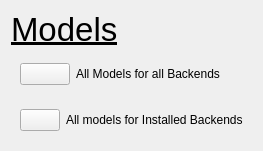
               <widget class="QWidget" name="modelSelectContainer" native="true">
                <layout class="QVBoxLayout" name="verticalLayout_15">
                 <item>
                  <widget class="QLabel" name="label_25">
                   <property name="font">
                    <font>
                     <pointsize>25</pointsize>
                     <underline>true</underline>
                    </font>
                   </property>
                   <property name="text">
                    <string>Models</string>
                   </property>
                  </widget>
                 </item>
                 <item>
                  <widget class="QWidget" name="pytorchBackendInstallerContainer_5" native="true">
                   <layout class="QHBoxLayout" name="horizontalLayout_22">
                    <item>
                     <widget class="QPushButton" name="downloadAllModelsBtn">
                      <property name="sizePolicy">
                       <sizepolicy hsizetype="Minimum" vsizetype="Minimum">
                        <horstretch>0</horstretch>
                        <verstretch>0</verstretch>
                       </sizepolicy>
                      </property>
                      <property name="maximumSize">
                       <size>
                        <width>50</width>
                        <height>45</height>
                       </size>
                      </property>
                      <property name="text">
                       <string/>
                      </property>
                      <property name="icon">
                       <iconset resource="resources.qrc">
                        <normaloff>:/icons/icons/download.svg</normaloff>:/icons/icons/download.svg</iconset>
                      </property>
                      <property name="iconSize">
                       <size>
                        <width>30</width>
                        <height>30</height>
                       </size>
                      </property>
                     </widget>
                    </item>
                    <item>
                     <widget class="QLabel" name="label_26">
                      <property name="text">
                       <string>All Models for all Backends</string>
                      </property>
                     </widget>
                    </item>
                   </layout>
                  </widget>
                 </item>
                 <item>
                  <widget class="QWidget" name="pytorchBackendInstallerContainer_6" native="true">
                   <layout class="QHBoxLayout" name="horizontalLayout_23">
                    <item>
                     <widget class="QPushButton" name="downloadSomeModelsBasedOnInstalledBackendbtn">
                      <property name="sizePolicy">
                       <sizepolicy hsizetype="Minimum" vsizetype="Minimum">
                        <horstretch>0</horstretch>
                        <verstretch>0</verstretch>
                       </sizepolicy>
                      </property>
                      <property name="maximumSize">
                       <size>
                        <width>50</width>
                        <height>45</height>
                       </size>
                      </property>
                      <property name="text">
                       <string/>
                      </property>
                      <property name="icon">
                       <iconset resource="resources.qrc">
                        <normaloff>:/icons/icons/download.svg</normaloff>:/icons/icons/download.svg</iconset>
                      </property>
                      <property name="iconSize">
                       <size>
                        <width>30</width>
                        <height>30</height>
                       </size>
                      </property>
                     </widget>
                    </item>
                    <item>
                     <widget class="QLabel" name="label_27">
                      <property name="text">
                       <string>All models for Installed Backends</string>
                      </property>
                     </widget>
                    </item>
                   </layout>
                  </widget>
                 </item>
                </layout>
               </widget>
